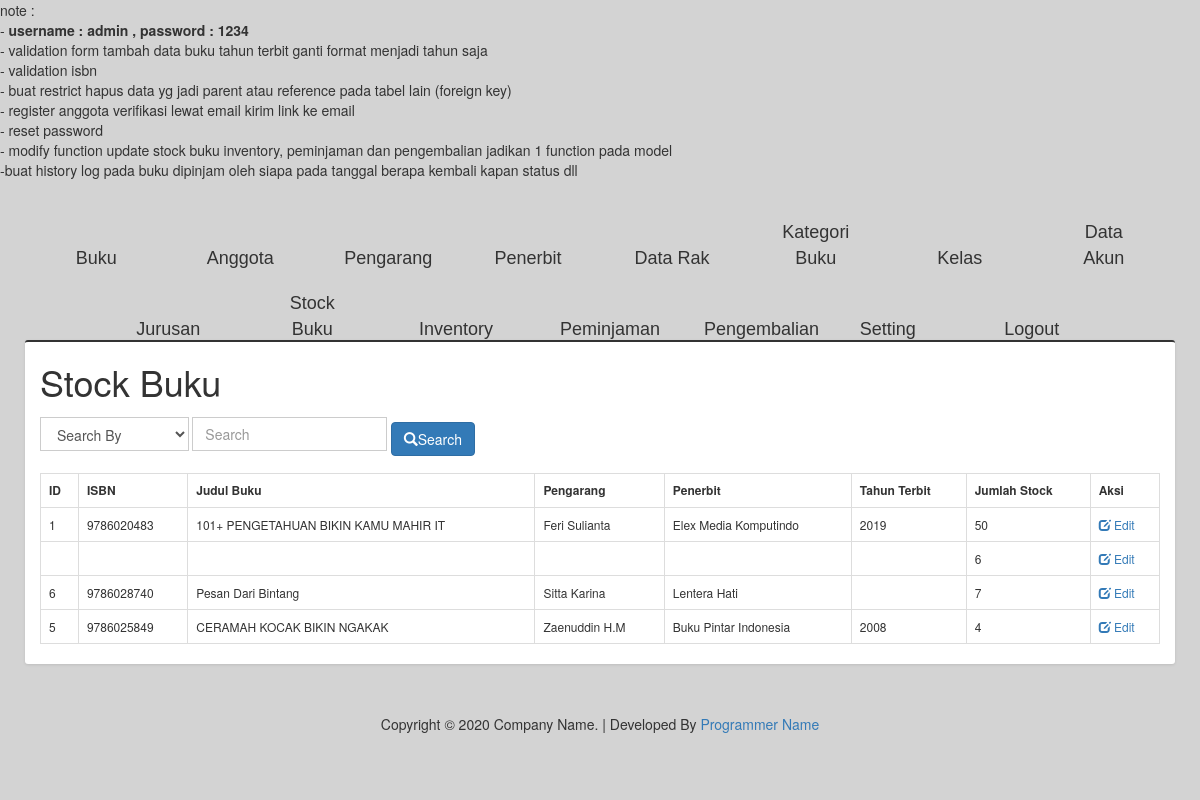
Page /index.php/data_buku/stock_buku on the earlier database version.
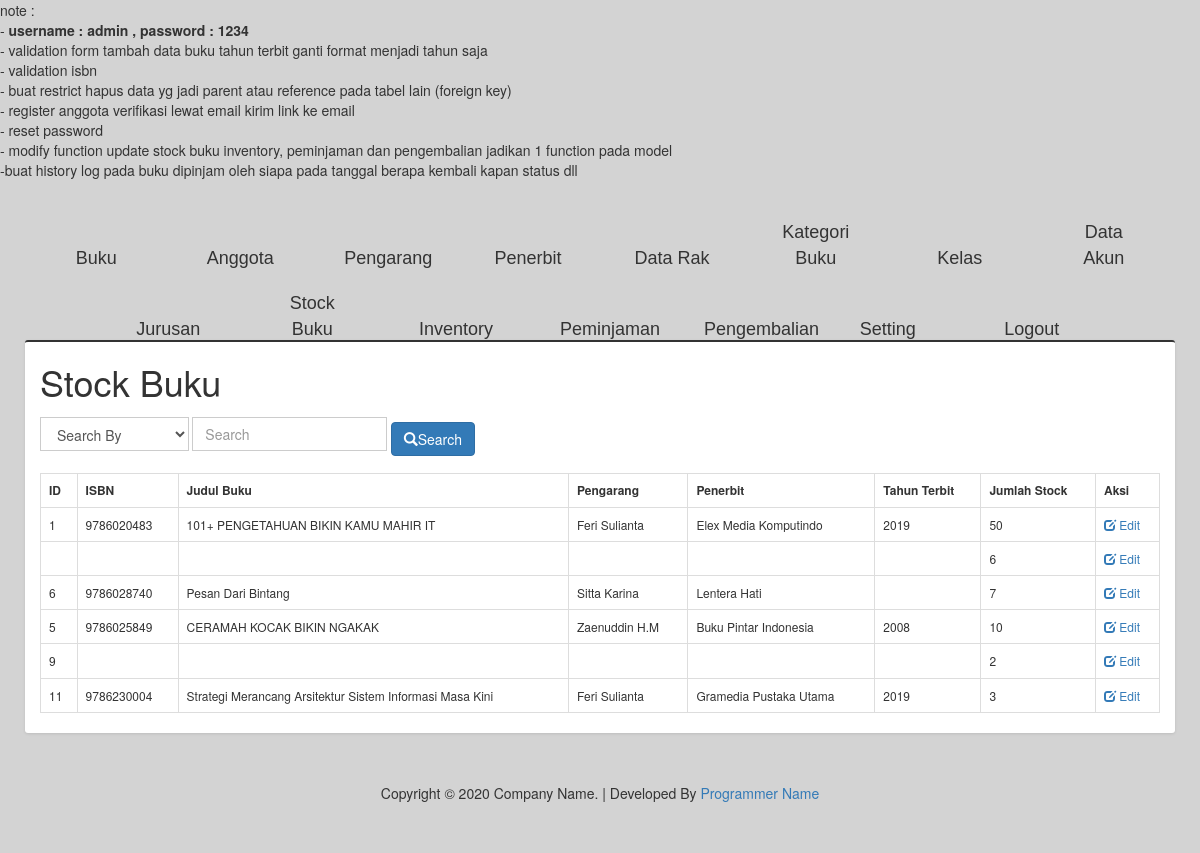
Same page on the later database version.
### tables this page shows
CREATE TABLE `stock_buku` (
  `id_stock_buku` int(11) NOT NULL,
  `stock_buku` int(11) DEFAULT '0',
  `id_buku` int(11) DEFAULT NULL
);

CREATE TABLE `data_buku` (
  `id_buku` int(11) NOT NULL,
  `isbn` varchar(10) DEFAULT NULL,
  `judul_buku` varchar(200) DEFAULT NULL,
  `id_pengarang_buku` int(11) DEFAULT NULL,
  `id_penerbit` int(11) DEFAULT NULL,
  `tahun_terbit` year(4) DEFAULT NULL,
  `keterangan` varchar(255) DEFAULT NULL,
  `id_rak` int(11) DEFAULT NULL
);

CREATE TABLE `data_pengarang` (
  `id_pengarang` int(11) NOT NULL,
  `nama_pengarang` varchar(200) DEFAULT NULL,
  `desc` varchar(10) DEFAULT 'pengarang'
);

CREATE TABLE `data_penerbit` (
  `id_penerbit` int(11) NOT NULL,
  `nama_penerbit` varchar(45) DEFAULT NULL,
  `desc` varchar(10) DEFAULT 'penerbit'
);

### application/controllers/Data_buku.php (called while the page is built, shortened)
<?php
class Data_buku extends CI_Controller {
	public function __construct(){
		$this->load->model('model_buku');
		$this->load->model('model_pengarang');
		$this->load->model('model_penerbit');
		$this->load->model('model_rak');
		$this->load->model('model_anggota');
	}
	public function stock_buku(){
		$data['title']  	= 'Stock Buku';
		$data['header'] 	= $this->load->view('headers/head', '', TRUE);
		$data['navigation'] = $this->load->view('headers/navigation', '', TRUE);
		$data['stocks'] 	= $this->model_buku->view_stock_buku();
		$data['content'] 	= $this->load->view('contents/view_stock_buku', $data, TRUE);
		$data['footer'] 	= $this->load->view('footers/footer', '', TRUE);
		$this->load->view('main', $data);
	}
}

### index.php (called while the page is built, shortened)
<?php
require_once BASEPATH.'core/CodeIgniter.php';

### application/models/Model_buku.php (called while the page is built, shortened)
<?php
class Model_buku extends CI_Model {
	public function view_stock_buku(){
		$sql = "SELECT stock_buku.stock_buku, stock_buku.id_buku, data_buku.isbn, data_buku.judul_buku, data_buku.id_pengarang_buku, data_buku.id_penerbit, data_pengarang.nama_pengarang, data_penerbit.nama_penerbit, data_buku.tahun_terbit
			 	FROM stock_buku
			 	LEFT JOIN data_buku ON stock_buku.id_buku = data_buku.id_buku
				LEFT JOIN data_pengarang ON data_buku.id_pengarang_buku = data_pengarang.id_pengarang
				LEFT JOIN data_penerbit ON data_buku.id_penerbit = data_penerbit.id_penerbit";
		$query = $this->db->query($sql);
		return $query->result();
	}
}

### application/views/contents/view_stock_buku.php (the view, shortened to what this page needs)
<div class="container box">
	<div class="row">
		<div class="col-lg-6">
			<h1><?php echo $title; ?></h1>
		</div>
	</div>
	<div class="row">
		<div class="col-lg-12">
		<?=form_open(base_url() . 'cemployee/search'); ?>
		<div class="form-inline">
			<div class="form-group">
				<select name="selCategory" class="form-control">
					<option value="0">Search By</option>
				</select>
				<input type="text" class="form-control" name="txtSearch" placeholder="Search">
				<button type="submit" name="btnSearch" class="btn btn-primary"><i class="glyphicon glyphicon-search"></i>Search</button>
			</div>
		</div>
		<?=form_close(); ?>
		</div>
	</div>
	<br>
	<div class="row">
		<div class="col-lg-12">
		<table class="table table-bordered">
		<tr>
			<th>ID</th>
			<th>ISBN</th>
			<th>Judul Buku</th>
			<th>Pengarang</th>
			<th>Penerbit</th>
			<th>Tahun Terbit</th>
			<th>Jumlah Stock</th>
			<th>Aksi</th>
		</tr>
		<?php
		foreach ($stocks as $stock): ?>
		<tr>
			<td><?php echo $stock->id_buku; ?></td>
			<td><?php echo $stock->isbn; ?></td>
			<td><?php echo $stock->judul_buku; ?></td>
			<td><?php echo $stock->nama_pengarang; ?></td>
			<td><?php echo $stock->nama_penerbit; ?></td>
			<td><?php echo $stock->tahun_terbit; ?></td>
			<td><?php echo $stock->stock_buku; ?></td>
			<td><a href="<?php echo base_url('data_buku/edit_data_buku/') . $stock->id_buku; ?>"><span class="glyphicon glyphicon-edit"></span> Edit</a></td>
		</tr>
		<?php endforeach ?>
	</table>
	</div>
	</div>
</div>

Differences in the rows shown:
changed stock_buku "CERAMAH KOCAK BIKIN NGAKAK": stock_buku "4" → "10"
added stock_buku: id_buku "9", stock_buku "2"
added stock_buku: id_buku "11", id_buku.isbn "9786230004", id_buku.judul_buku "Strategi Merancang Arsitektur Sistem Informasi Masa Kini", data_pengarang.nama_pengarang "Feri Sulianta", data_penerbit.nama_penerbit "Gramedia Pustaka Utama", id_buku.tahun_terbit "2019", stock_buku "3"
